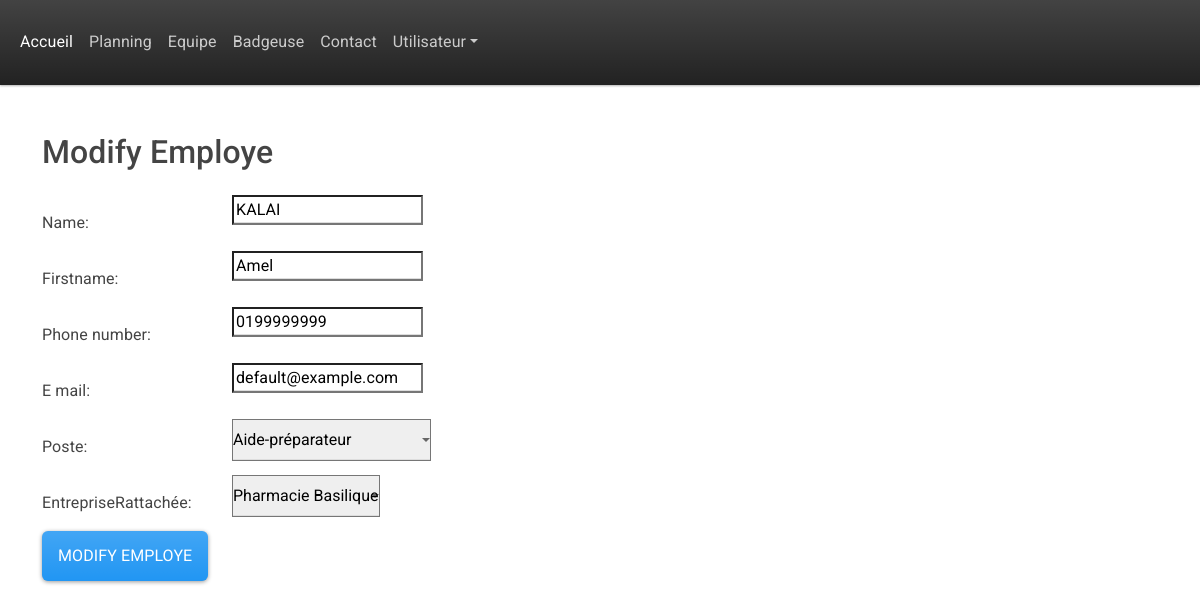
The page /modify_employe/4/ (signed in) on the database its author committed.
### base/models.py (models this page shows, shortened)
class Employe(models.Model):
    Poste = models.ForeignKey(Poste, on_delete=models.SET_NULL, null=True)
    EntrepriseRattachée = models.ForeignKey(Entreprise, on_delete=models.SET_NULL, null=True)
    name = models.CharField(max_length=200, default="Nom")
    firstname = models.CharField(max_length=200, default="Prénom")
    e_mail = models.CharField(max_length=200, default="default@example.com")
    phone_number = models.CharField(max_length=12, default="0634567890")
    updated = models.DateTimeField(auto_now=True)
    created = models.DateTimeField(auto_now_add=True)

### base/views.py (the view)
# urls.py: path('modify_employe/<int:employe_id>/', views.modify_employe, name='modify_employe'),
def modify_employe(request, employe_id):
    employe = get_object_or_404(Employe, pk=employe_id)
    if request.method == 'POST':
        form = ModifyEmployeform(request.POST, instance=employe)
        if form.is_valid():
            form.save()
            return redirect('team_members_page')  # Redirect to the employee list page
    else:
        form = ModifyEmployeform(instance=employe)  # Pass employe_id here
    return render(request, 'base/modify_employe.html', {'form': form, 'employe_id': employe_id})

### base/forms.py
class ModifyEmployeform(forms.ModelForm):
    class Meta:
        model = Employe
        fields = ['name', 'firstname', 'Poste','phone_number', 'e_mail', 'EntrepriseRattachée']

### base/models.py (called while the page is built)
    def __str__(self) -> str:
        return self.name

    def __str__(self) -> str:
        return self.name

### base/templates/base/modify_employe.html (shortened to what this page needs)
{% extends 'main.html' %}
{% block content %}
{% if user.is_authenticated %}
<div class="container mt-5">
    <h2 class="mb-4">Modify Employe</h2>
    <form method="post" action="{% url 'modify_employe' employe_id %}" class="needs-validation" novalidate>
        <div class="form-group row">
            <label for="{{ form.name.id_for_label }}" class="col-sm-2 col-form-label">{{ form.name.label_tag }}</label>
            <div class="col-sm-10">
                {{ form.name }}
            </div>
        </div>
        <div class="form-group row">
            <label for="{{ form.name.id_for_label }}" class="col-sm-2 col-form-label">{{ form.firstname.label_tag }}</label>
            <div class="col-sm-10">
                {{ form.firstname }}
            </div>
        </div>
        <div class="form-group row">
            <label for="{{ form.Poste.id_for_label }}" class="col-sm-2 col-form-label">{{ form.phone_number.label_tag }}</label>
            <div class="col-sm-10">
                {{ form.phone_number }}
            </div>
        </div>
        <div class="form-group row">
            <label for="{{ form.Poste.id_for_label }}" class="col-sm-2 col-form-label">{{ form.e_mail.label_tag }}</label>
            <div class="col-sm-10">
                {{ form.e_mail }}
            </div>
        </div>
        <div class="form-group row">
            <label for="{{ form.Poste.id_for_label }}" class="col-sm-2 col-form-label">{{ form.Poste.label_tag }}</label>
            <div class="col-sm-10">
                {{ form.Poste }}
            </div>
        </div>
        <div class="form-group row">
            <label for="{{ form.EntrepriseRattachée.id_for_label }}" class="col-sm-2 col-form-label">{{ form.EntrepriseRattachée.label_tag }}</label>
            <div class="col-sm-10">
                {{ form.EntrepriseRattachée }}
            </div>
        </div>
        <button type="submit" class="btn btn-primary">Modify Employe</button>
    </form>
</div>
{% else %}
<h1>Veuillez vous connecter pour accéder à cette page web</h1>
<a href="{% url 'login' %}">Se connecter</a>
{% endif %}
{% endblock %}

### rows shown on the page
Employe: name "KALAI", firstname "Amel", phone_number "0199999999", e_mail "default@example.com", Poste "Aide-préparateur", EntrepriseRattachée "Pharmacie Basilique"
